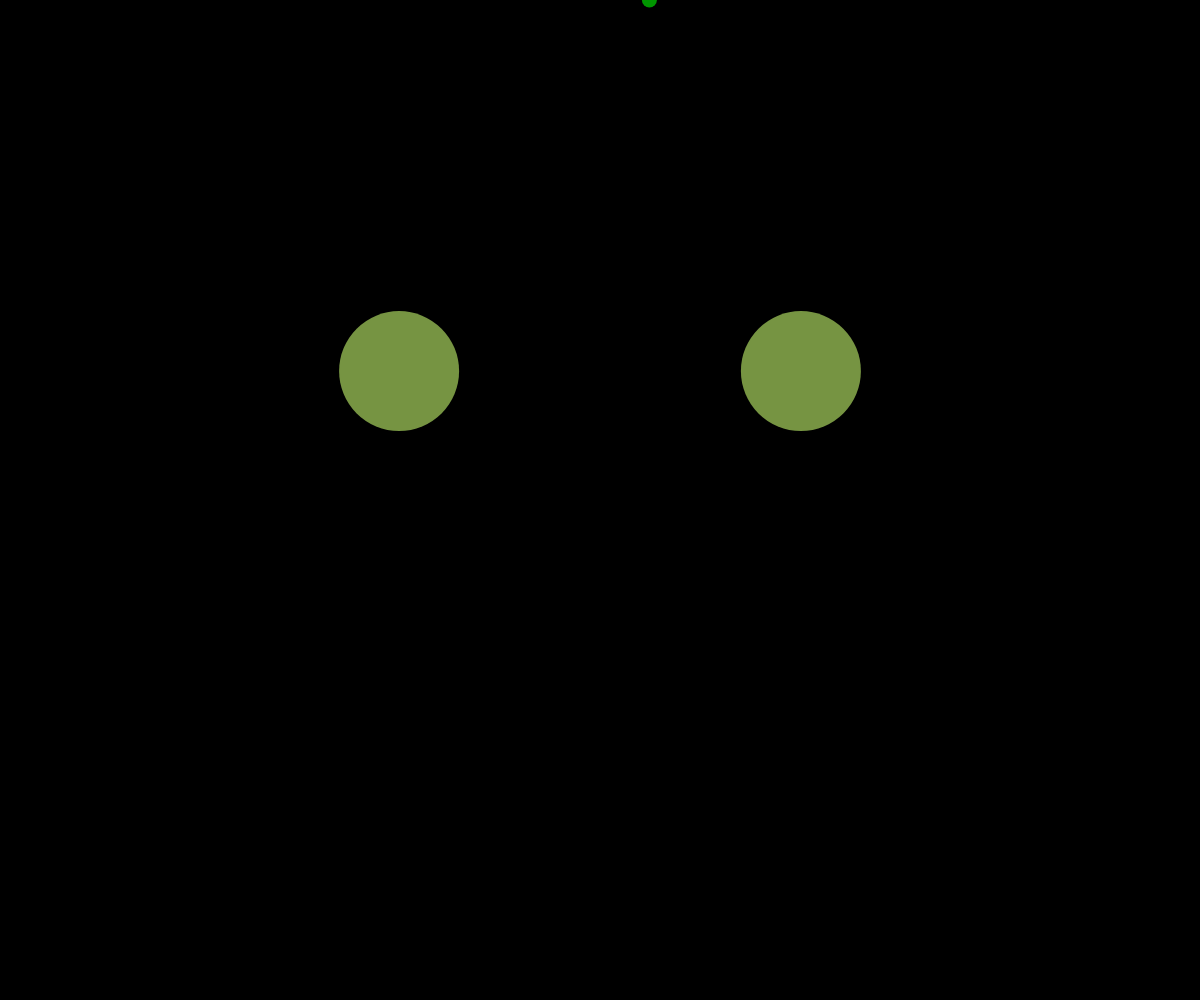
Frame 1 (no input)
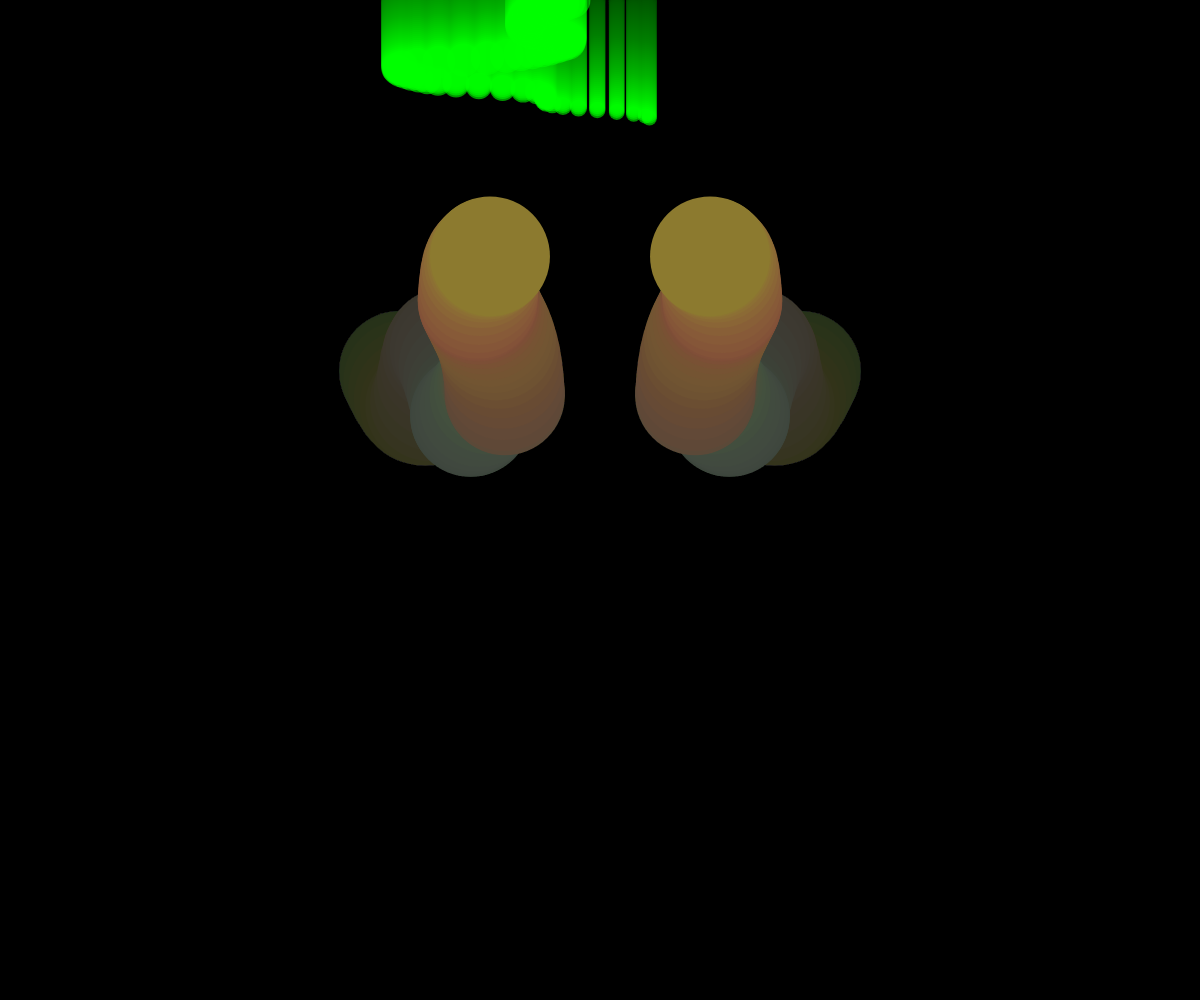
Frame 60 (no input)
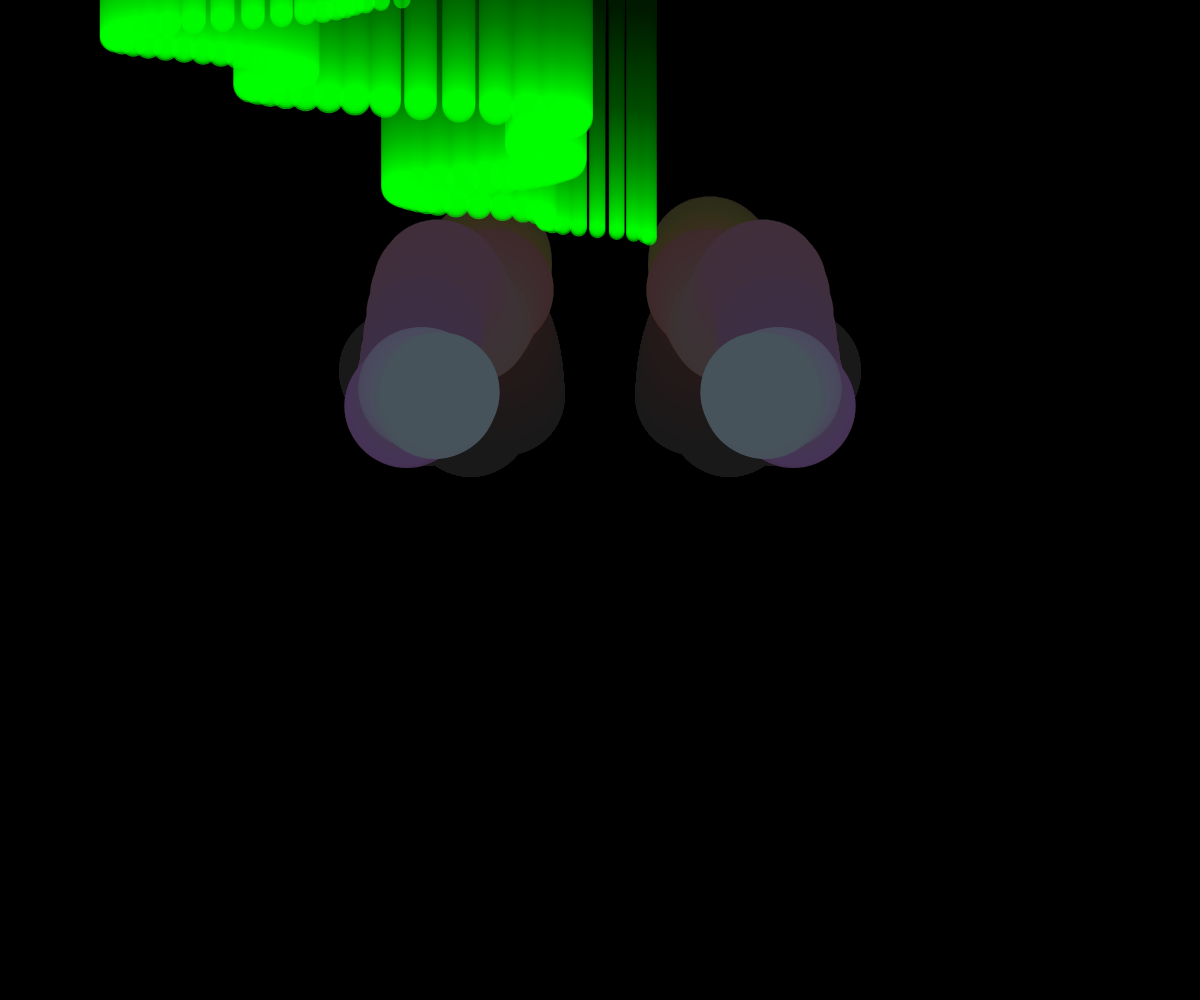
Frame 120 (the mouse pressed at the canvas centre since frame 60)

The p5.js sketch that drew these frames (run headless with seeded random() and noise() and a simulated clock; from frame 60 on, the mouse is pressed at the canvas centre):

// p5.js sketch
// ── sketch.js
let t; 
let speed = 0.02; // Aumenta la velocidad
let xCenter; // Posición inicial en el centro
let particles = []; // Array para almacenar las partículas
let ballOffset; // Desplazamiento horizontal de las pelotas

function setup() {
  createCanvas(windowWidth, windowHeight);
  background(0);
  t = 0;
  xCenter = width / 2;
  ballOffset = width / 4; // Desplazamiento de las pelotas
}

function draw() {
  // Desvanece el fondo dándole una baja opacidad
  background(0, 5);

  let x1 = xCenter + ballOffset * noise(t); // Posición de la primera pelota
  let x2 = xCenter - ballOffset * noise(t); // Posición de la segunda pelota
  let y = height * noise(t + 5);
  let r = 255 * noise(t + 10);
  let g = 255 * noise(t + 15);
  let b = 255 * noise(t + 20);

  noStroke();
  fill(r, g, b);

  ellipse(x1, y, 120, 120); // Pelota original
  ellipse(x2, y, 120, 120); // Pelota invertida en el eje X

  // Genera partículas en el fondo (solo caen desde arriba)
  let particleX = map(noise(t + 30), 0, 1, 0, width); // Posición horizontal
  let particleY = 0; // Comienzan desde arriba
  let particleSize = map(noise(t + 40), 0, 1, 5, 50); // Tamaño aleatorio
  let particleColor = color(0, 255, 0, 150); // Color verde fosforescente con transparencia

  particles.push({ x: particleX, y: particleY, size: particleSize, color: particleColor });

  // Dibuja las partículas
  for (let i = 0; i < particles.length; i++) {
    let p = particles[i];
    fill(p.color);
    ellipse(p.x, p.y, p.size, p.size);
    p.y += 2; // Mueve las partículas hacia abajo
  }

  // Elimina las partículas que están fuera de la pantalla
  particles = particles.filter(p => p.y <= height);

  // Incrementa t con la velocidad
  t += speed;
}
